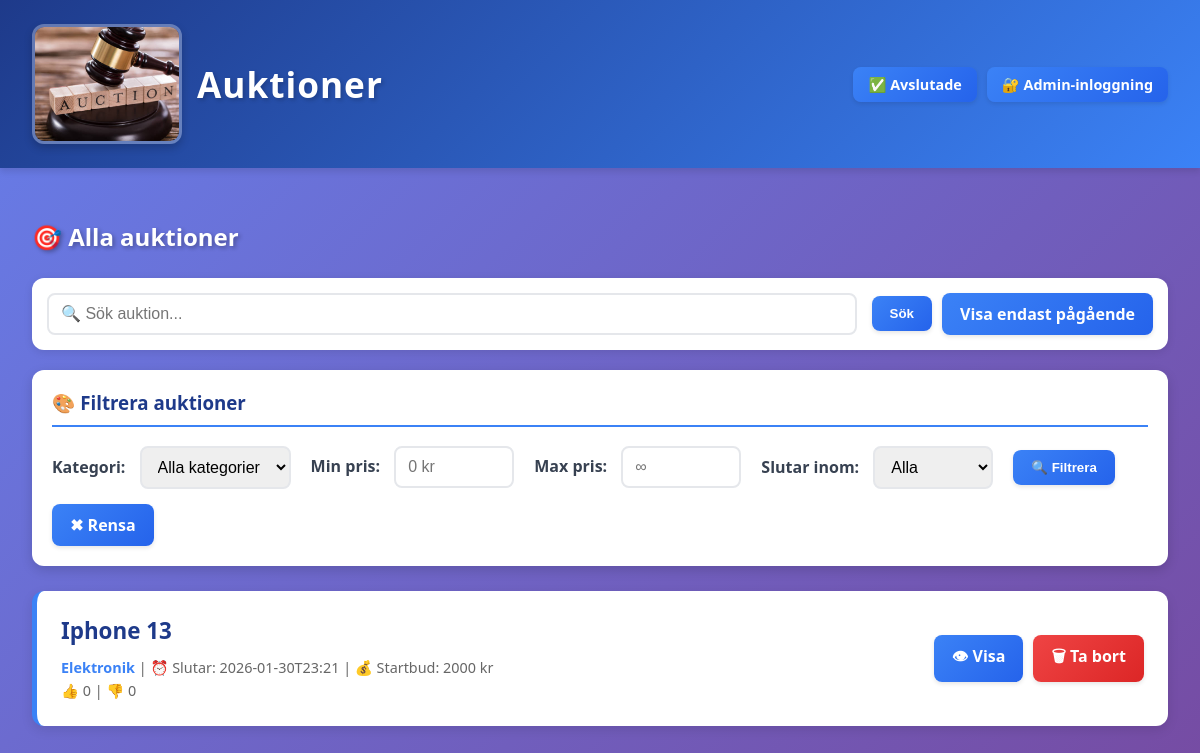
The page /?show_all=1 on the database its author committed.
### tables this page shows
CREATE TABLE auctions (
    id INTEGER PRIMARY KEY AUTOINCREMENT,
    title TEXT NOT NULL,
    description TEXT NOT NULL,
    starting_bid REAL NOT NULL,
    end_datetime TEXT NOT NULL,
    category TEXT DEFAULT 'Övrigt',
    likes INTEGER DEFAULT 0,
    dislikes INTEGER DEFAULT 0
);

### myblueprints/auctions/auctions_routes.py (the view, shortened to what this page needs)
@auctions_bp.route("/")
def index():
    keyword = request.args.get("q")
    show_all = request.args.get("show_all")
    category = request.args.get("category")
    min_price = request.args.get("min_price")
    max_price = request.args.get("max_price")
    end_time = request.args.get("end_time")
    if keyword:
        auctions = AuctionRepository.search(keyword)
    elif show_all:
        auctions = AuctionRepository.get_all()
    else:
        auctions = AuctionRepository.get_active()
    categories = AuctionRepository.get_all_categories()
    return render_template(
        "auction_list.html",
        auctions=auctions,
        keyword=keyword,
        show_all=show_all,
        categories=categories,
        selected_category=category,
        min_price=min_price,
        max_price=max_price,
        end_time=end_time
    )

### database.py (called while the page is built)
def get_db():
    if "db" not in g:
        g.db = sqlite3.connect(DATABASE)
        g.db.row_factory = sqlite3.Row
    return g.db

### dbrepositories/auction_repository.py (called while the page is built)
    @staticmethod
    def get_all():
        return get_db().execute(
            """
            SELECT * FROM auctions
            WHERE datetime(end_datetime) > datetime('now')
            ORDER BY id DESC
            """
        ).fetchall()

    @staticmethod
    def get_all_categories():
        result = get_db().execute(
            "SELECT DISTINCT category FROM auctions WHERE category IS NOT NULL ORDER BY category"
        ).fetchall()
        return [row['category'] for row in result]

### templates/auction_list.html (shortened to what this page needs)
{% extends "base.html" %}
{% block content %}
<h2 style="color: white; text-shadow: 2px 2px 4px rgba(0,0,0,0.3); margin-bottom: 25px;">
    {% if show_all %}🎯 Alla auktioner{% else %}⚡ Pågående auktioner{% endif %}
</h2>
<div class="search-form">
    <input name="q" type="text" placeholder="🔍 Sök auktion..." value="{{ keyword or '' }}">
    <button type="submit">Sök</button>
    {% if show_all %}
        <a class="btn" href="/">Visa endast pågående</a>
    {% else %}
        <a class="btn btn-success" href="/?show_all=1">Visa alla</a>
    {% endif %}
</div>
<div class="filter-box">
    <h3>🎨 Filtrera auktioner</h3>
    <form method="get" action="/" style="display: flex; flex-wrap: wrap; gap: 15px; align-items: center;">
        <div>
            <label for="category">Kategori:</label>
            <select name="category" id="category">
                <option value="">Alla kategorier</option>
            </select>
        </div>
        <div>
            <label for="min_price">Min pris:</label>
            <input type="number" name="min_price" id="min_price" placeholder="0 kr" value="{{ min_price or '' }}" style="width: 120px;">
        </div>
        <div>
            <label for="max_price">Max pris:</label>
            <input type="number" name="max_price" id="max_price" placeholder="∞" value="{{ max_price or '' }}" style="width: 120px;">
        </div>
        <div>
            <label for="end_time">Slutar inom:</label>
            <select name="end_time" id="end_time">
                <option value="">Alla</option>
            </select>
        </div>
        <button type="submit">🔍 Filtrera</button>
        <a href="/" class="btn">✖ Rensa</a>
    </form>
</div>
{% for auction in auctions %}
<div class="auction-card">
    <div>
        <h3>{{ auction.title }}</h3>
        <div class="auction-meta">
            <strong>{{ auction.category or 'Övrigt' }}</strong> |
            ⏰ Slutar: {{ auction.end_datetime }} |
            💰 Startbud: {{ auction.starting_bid|int }} kr<br>
            👍 {{ auction.likes }} | 👎 {{ auction.dislikes }}
        </div>
    </div>
    <div class="auction-actions">
        <a class="btn" href="/auction/{{ auction.id }}">👁 Visa</a>
        <a class="btn btn-danger"
           href="/admin/delete/{{ auction.id }}"
           onclick="return confirm('Ta bort auktion?')">
           🗑 Ta bort
        </a>
    </div>
</div>
{% else %}
<p>Inga auktioner hittades.</p>
{% endfor %}
{% endblock %}

### static/style.css (style rules this page uses)
* { box-sizing: border-box; }
body { font-family: 'Segoe UI', Tahoma, Geneva, Verdana, sans-serif; background: linear-gradient(135deg, #667eea 0%, #764ba2 100%); background-attachment: fixed; margin: 0; padding: 0; min-height: 100vh; }
.filter-box { background: white; padding: 20px; border-radius: 12px; margin-bottom: 25px; box-shadow: 0 4px 12px rgba(0, 0, 0, 0.15); }
.filter-box h3 { margin-top: 0; color: #1e3a8a; border-bottom: 2px solid #3b82f6; padding-bottom: 10px; }
.search-form { background: white; padding: 15px; border-radius: 12px; margin-bottom: 20px; box-shadow: 0 2px 8px rgba(0, 0, 0, 0.1); display: flex; flex-wrap: wrap; gap: 10px; align-items: center; }
.search-form input[type="text"] { flex: 1; min-width: 200px; }
.auction-card { background: white; padding: 1.5rem; margin-bottom: 1.5rem; border-radius: 12px; box-shadow: 0 4px 12px rgba(0, 0, 0, 0.1); display: flex; justify-content: space-between; align-items: center; transition: all 0.3s ease; border-left: 5px solid #3b82f6; }
.auction-card h3 { margin: 0 0 10px 0; color: #1e3a8a; font-size: 1.4rem; }
.auction-meta { font-size: 0.9rem; color: #666; line-height: 1.6; }
.auction-meta strong { color: #3b82f6; }
.auction-actions { display: flex; gap: 10px; flex-wrap: wrap; }
button, .btn { background: linear-gradient(135deg, #3b82f6 0%, #2563eb 100%); color: white; border: none; padding: 10px 18px; border-radius: 8px; cursor: pointer; font-weight: 600; transition: all 0.3s ease; box-shadow: 0 2px 4px rgba(0, 0, 0, 0.1); text-decoration: none; display: inline-block; }
.btn-danger { background: linear-gradient(135deg, #ef4444 0%, #dc2626 100%); }
input, textarea, select { padding: 10px 12px; margin-right: 5px; border: 2px solid #e5e7eb; border-radius: 8px; font-size: 1rem; transition: all 0.3s ease; }
form { margin: 0; }
label { font-weight: 600; color: #374151; margin-right: 10px; }

### rows shown on the page
auctions: title "Iphone 13", category "Elektronik", end_datetime "2026-01-30T23:21", starting_bid "2000", likes "0", dislikes "0"
